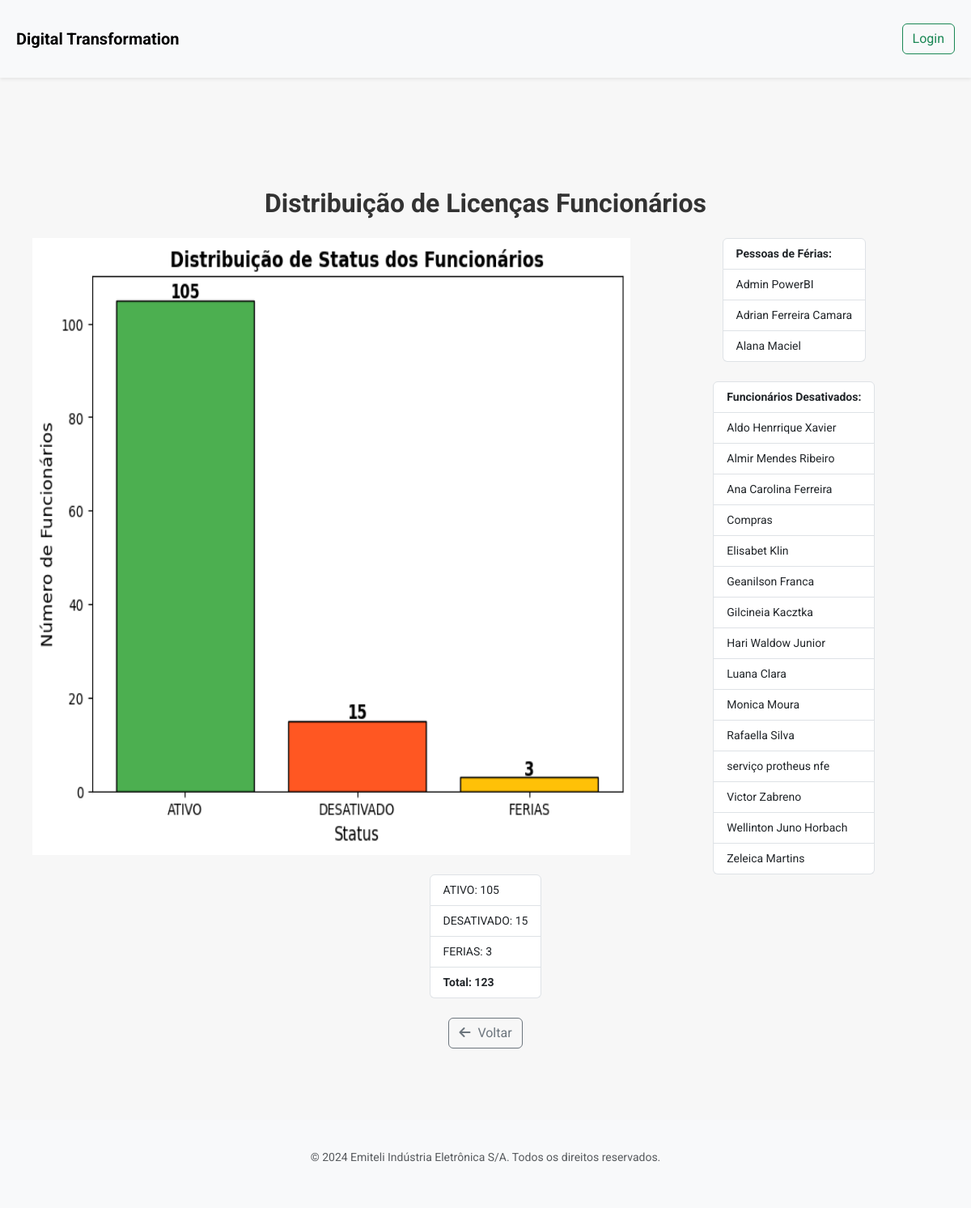
Page /grafico_status on the committed database.
### models/models.py (models this page shows, shortened)
class Funcionario(db.Model):
    __tablename__ = 'funcionarios'
    id = db.Column(db.Integer, primary_key=True)
    status = db.Column(db.String(20), nullable=True)
    departamento = db.Column(db.String(100), nullable=True)
    nome = db.Column(db.String(150), nullable=True)
    licencas = db.Column(db.String(100), nullable=True)
    cargo = db.Column(db.String(100), nullable=True)
    email = db.Column(db.String(150), nullable=True)

### routes/routes.py (the view)
@routes.route('/grafico_status')
def grafico_status() -> str:
    status_contagem: Dict[str, int] = {
        'ATIVO': Funcionario.query.filter_by(status='ATIVO').count(),
        'DESATIVADO': Funcionario.query.filter_by(status='DESATIVADO').count(),
        'FERIAS': Funcionario.query.filter_by(status='FERIAS').count()
    }
    total_funcionarios: int = sum(status_contagem.values())
    funcionarios_ferias = Funcionario.query.filter_by(status='FERIAS').all()
    nomes_ferias = [f.nome for f in funcionarios_ferias]  # Extraindo apenas os nomes
    funcionarios_desativados = Funcionario.query.filter_by(status='DESATIVADO').all()
    nomes_desativados = [f.nome for f in funcionarios_desativados]  # Extraindo os nomes dos desativados
    labels: List[str] = list(status_contagem.keys())
    values: List[int] = list(status_contagem.values())
    fig, ax = plt.subplots(figsize=(8, 6), dpi=100)
    ax.bar(labels, values, color=['#4CAF50', '#FF5722', '#FFC107'], edgecolor='black')
    ax.set_title('Distribuição de Status dos Funcionários', fontsize=14, weight='bold')
    ax.set_ylabel('Número de Funcionários', fontsize=12)
    ax.set_xlabel('Status', fontsize=12)
    for i, v in enumerate(values):
        ax.text(i, v + 0.5, str(v), ha='center', fontsize=12, weight='bold')
    img = io.BytesIO()
    plt.savefig(img, format='png', bbox_inches='tight')
    img.seek(0)
    graph_url: str = base64.b64encode(img.getvalue()).decode()
    plt.close()
    return render_template('grafico_status.html',
                           graph_url=graph_url,
                           status_contagem=status_contagem,
                           total_funcionarios=total_funcionarios,
                           funcionarios_ferias=nomes_ferias,
                           funcionarios_desativados=nomes_desativados)

### templates/grafico_status.html (shortened to what this page needs)
{% extends "base.html" %}
{% block content %}
<div class="container mt-5">
    <h2 class="text-center mb-4">Distribuição de Licenças Funcionários</h2>
    <div class="row">
        <div class="col-md-8 d-flex justify-content-center mb-4">
            <img alt="Gráfico de Status dos Funcionários" class="img-fluid">
        </div>
        <div class="col-md-4 d-flex flex-column align-items-center">
            <ul class="list-group mb-4">
                <li class="list-group-item fw-bold">Pessoas de Férias:</li>
                {% for nome in funcionarios_ferias %}
                    <li class="list-group-item">{{ nome }}</li>
                {% endfor %}
            </ul>
            <ul class="list-group">
                <li class="list-group-item fw-bold">Funcionários Desativados:</li>
                {% for nome in funcionarios_desativados %}
                    <li class="list-group-item">{{ nome }}</li>
                {% endfor %}
            </ul>
        </div>
    </div>
    <div class="d-flex justify-content-center mb-4">
        <ul class="list-group">
            <li class="list-group-item">ATIVO: {{ status_contagem['ATIVO'] }}</li>
            <li class="list-group-item">DESATIVADO: {{ status_contagem['DESATIVADO'] }}</li>
            <li class="list-group-item">FERIAS: {{ status_contagem['FERIAS'] }}</li>
            <li class="list-group-item fw-bold">Total: {{ total_funcionarios }}</li>
        </ul>
    </div>
    <div class="d-flex justify-content-center">
        <a href="{{ url_for('routes.listar_funcionarios') }}" class="btn btn-outline-secondary">
            <i class="fas fa-arrow-left"></i> Voltar
        </a>
    </div>
</div>
{% endblock %}

### static/css/style.css (style rules this page uses)
body { background-color: #f7f7f7; color: #333; font-family: 'Roboto', sans-serif; font-size: 14px; line-height: 1.5; margin: 0; padding: 0; }
h1, h2, h3, h4, h5, h6 { color: #333; font-weight: 700; margin-bottom: 0.5rem; }
.container { margin: 0 auto; max-width: 1200px; padding: 20px; }
.btn-outline-secondary i { margin-right: 5px; }

### rows in the picture
Funcionario: nome "Admin PowerBI"
Funcionario: nome "Adrian Ferreira Camara"
Funcionario: nome "Alana Maciel"
Funcionario: nome "Aldo Henrrique Xavier"
Funcionario: nome "Almir Mendes Ribeiro"
Funcionario: nome "Ana Carolina Ferreira"
Funcionario: nome "Compras"
Funcionario: nome "Elisabet Klin"
Funcionario: nome "Geanilson Franca"
Funcionario: nome "Gilcineia Kacztka"
Funcionario: nome "Hari Waldow Junior"
Funcionario: nome "Luana Clara"
Funcionario: nome "Monica Moura"
Funcionario: nome "Rafaella Silva"
Funcionario: nome "serviço protheus nfe"
Funcionario: nome "Victor Zabreno"
Funcionario: nome "Wellinton Juno Horbach"
Funcionario: nome "Zeleica Martins"

### other values in the picture
{{ status_contagem['ATIVO'] }} "105"
{{ status_contagem['DESATIVADO'] }} "15"
{{ status_contagem['FERIAS'] }} "3"
{{ total_funcionarios }} "123"
